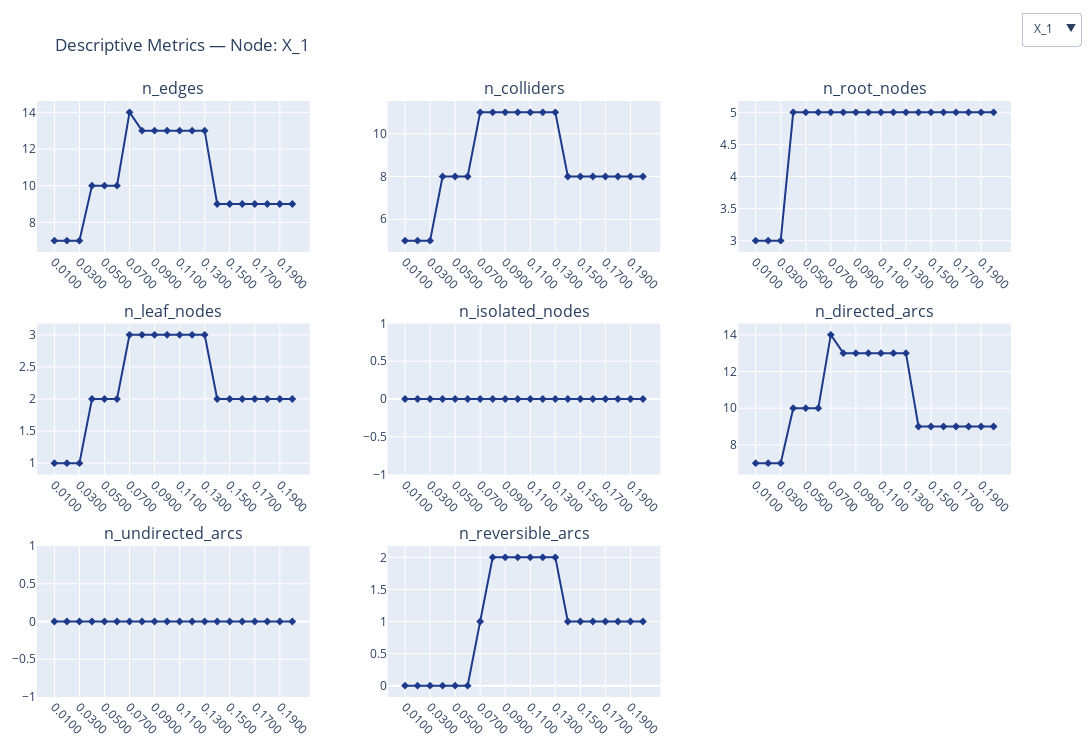

The cell this chart's notebook holds for it:
### Markdown cell above
The `compare_models_descriptive` function allows us to visualize descriptive metrics across a list of models, both for the global structure and for specific local structures of interest.

This function takes the following parameters:  
- A list of models  
- A list of model names  
- A list of node names  
- A list of Markov blankets to explore, in addition to the default full structure

Below is the output of the function for the full structure and the nodes `X_1`, `X_2`, and `X_3`.

### Code cell
compare_models_descriptive(list_of_dags=list_of_models, model_names=alphas, node_names=list(true_dag.nodes), mb_nodes=['X_1', 'X_2', 'X_3'])

### Figure 1 — Plotly figure (JSON) as saved in the notebook; plotly's stock layout.template omitted (floating-point values rounded to 4 significant figures)
{"data": [{"marker": {"color": "#1E3A8A", "symbol": "diamond"}, "mode": "lines+markers", "name": "All", "showlegend": false, "type": "scatter", "visible": false, "x": ["0.0100", "0.0200", "0.0300", "0.0400", "0.0500", "0.0600", "0.0700", "0.0800", "0.0900", "0.1000", "0.1100", "0.1200", "0.1300", "0.1400", "0.1500", "0.1600", "0.1700", "0.1800", "0.1900", "0.2000"], "xaxis": "x", "y": [54, 54, 54, 55, 56, 57, 59, 60, 60, 61, 60, 59, 60, 61, 62, 61, 63, 65, 65, 66], "yaxis": "y"}, {"marker": {"color": "#1E3A8A", "symbol": "diamond"}, "mode": "lines+markers", "name": "X_1", "showlegend": false, "type": "scatter", "visible": true, "x": ["0.0100", "0.0200", "0.0300", "0.0400", "0.0500", "0.0600", "0.0700", "0.0800", "0.0900", "0.1000", "0.1100", "0.1200", "0.1300", "0.1400", "0.1500", "0.1600", "0.1700", "0.1800", "0.1900", "0.2000"], "xaxis": "x", "y": [7, 7, 7, 10, 10, 10, 14, 13, 13, 13, 13, 13, 13, 9, 9, 9, 9, 9, 9, 9], "yaxis": "y"}, {"marker": {"color": "#1E3A8A", "symbol": "diamond"}, "mode": "lines+markers", "name": "X_2", "showlegend": false, "type": "scatter", "visible": false, "x": ["0.0100", "0.0200", "0.0300", "0.0400", "0.0500", "0.0600", "0.0700", "0.0800", "0.0900", "0.1000", "0.1100", "0.1200", "0.1300", "0.1400", "0.1500", "0.1600", "0.1700", "0.1800", "0.1900", "0.2000"], "xaxis": "x", "y": [4, 4, 4, 4, 4, 4, 4, 4, 3, 3, 3, 3, 3, 3, 3, 3, 3, 3, 3, 3], "yaxis": "y"}, {"marker": {"color": "#1E3A8A", "symbol": "diamond"}, "mode": "lines+markers", "name": "X_3", "showlegend": false, "type": "scatter", "visible": false, "x": ["0.0100", "0.0200", "0.0300", "0.0400", "0.0500", "0.0600", "0.0700", "0.0800", "0.0900", "0.1000", "0.1100", "0.1200", "0.1300", "0.1400", "0.1500", "0.1600", "0.1700", "0.1800", "0.1900", "0.2000"], "xaxis": "x", "y": [2, 2, 2, 2, 2, 2, 2, 2, 2, 2, 2, 2, 3, 3, 2, 2, 2, 2, 2, 2], "yaxis": "y"}, {"marker": {"color": "#1E3A8A", "symbol": "diamond"}, "mode": "lines+markers", "name": "All", "showlegend": false, "type": "scatter", "visible": false, "x": ["0.0100", "0.0200", "0.0300", "0.0400", "0.0500", "0.0600", "0.0700", "0.0800", "0.0900", "0.1000", "0.1100", "0.1200", "0.1300", "0.1400", "0.1500", "0.1600", "0.1700", "0.1800", "0.1900", "0.2000"], "xaxis": "x2", "y": [36, 34, 34, 36, 38, 39, 43, 43, 42, 41, 40, 41, 41, 40, 44, 42, 46, 48, 48, 49], "yaxis": "y2"}, {"marker": {"color": "#1E3A8A", "symbol": "diamond"}, "mode": "lines+markers", "name": "X_1", "showlegend": false, "type": "scatter", "visible": true, "x": ["0.0100", "0.0200", "0.0300", "0.0400", "0.0500", "0.0600", "0.0700", "0.0800", "0.0900", "0.1000", "0.1100", "0.1200", "0.1300", "0.1400", "0.1500", "0.1600", "0.1700", "0.1800", "0.1900", "0.2000"], "xaxis": "x2", "y": [5, 5, 5, 8, 8, 8, 11, 11, 11, 11, 11, 11, 11, 8, 8, 8, 8, 8, 8, 8], "yaxis": "y2"}, {"marker": {"color": "#1E3A8A", "symbol": "diamond"}, "mode": "lines+markers", "name": "X_2", "showlegend": false, "type": "scatter", "visible": false, "x": ["0.0100", "0.0200", "0.0300", "0.0400", "0.0500", "0.0600", "0.0700", "0.0800", "0.0900", "0.1000", "0.1100", "0.1200", "0.1300", "0.1400", "0.1500", "0.1600", "0.1700", "0.1800", "0.1900", "0.2000"], "xaxis": "x2", "y": [2, 2, 2, 2, 2, 2, 2, 2, 1, 1, 1, 1, 1, 1, 1, 1, 1, 1, 1, 1], "yaxis": "y2"}, {"marker": {"color": "#1E3A8A", "symbol": "diamond"}, "mode": "lines+markers", "name": "X_3", "showlegend": false, "type": "scatter", "visible": false, "x": ["0.0100", "0.0200", "0.0300", "0.0400", "0.0500", "0.0600", "0.0700", "0.0800", "0.0900", "0.1000", "0.1100", "0.1200", "0.1300", "0.1400", "0.1500", "0.1600", "0.1700", "0.1800", "0.1900", "0.2000"], "xaxis": "x2", "y": [0, 0, 0, 0, 0, 0, 0, 0, 0, 0, 0, 0, 3, 3, 0, 0, 0, 0, 0, 0], "yaxis": "y2"}, {"marker": {"color": "#1E3A8A", "symbol": "diamond"}, "mode": "lines+markers", "name": "All", "showlegend": false, "type": "scatter", "visible": false, "x": ["0.0100", "0.0200", "0.0300", "0.0400", "0.0500", "0.0600", "0.0700", "0.0800", "0.0900", "0.1000", "0.1100", "0.1200", "0.1300", "0.1400", "0.1500", "0.1600", "0.1700", "0.1800", "0.1900", "0.2000"], "xaxis": "x3", "y": [9, 8, 8, 8, 8, 8, 8, 7, 6, 6, 6, 7, 8, 7, 6, 6, 6, 5, 5, 5], "yaxis": "y3"}, {"marker": {"color": "#1E3A8A", "symbol": "diamond"}, "mode": "lines+markers", "name": "X_1", "showlegend": false, "type": "scatter", "visible": true, "x": ["0.0100", "0.0200", "0.0300", "0.0400", "0.0500", "0.0600", "0.0700", "0.0800", "0.0900", "0.1000", "0.1100", "0.1200", "0.1300", "0.1400", "0.1500", "0.1600", "0.1700", "0.1800", "0.1900", "0.2000"], "xaxis": "x3", "y": [3, 3, 3, 5, 5, 5, 5, 5, 5, 5, 5, 5, 5, 5, 5, 5, 5, 5, 5, 5], "yaxis": "y3"}, {"marker": {"color": "#1E3A8A", "symbol": "diamond"}, "mode": "lines+markers", "name": "X_2", "showlegend": false, "type": "scatter", "visible": false, "x": ["0.0100", "0.0200", "0.0300", "0.0400", "0.0500", "0.0600", "0.0700", "0.0800", "0.0900", "0.1000", "0.1100", "0.1200", "0.1300", "0.1400", "0.1500", "0.1600", "0.1700", "0.1800", "0.1900", "0.2000"], "xaxis": "x3", "y": [3, 3, 3, 3, 3, 3, 3, 3, 2, 2, 2, 2, 2, 2, 2, 2, 2, 2, 2, 2], "yaxis": "y3"}, {"marker": {"color": "#1E3A8A", "symbol": "diamond"}, "mode": "lines+markers", "name": "X_3", "showlegend": false, "type": "scatter", "visible": false, "x": ["0.0100", "0.0200", "0.0300", "0.0400", "0.0500", "0.0600", "0.0700", "0.0800", "0.0900", "0.1000", "0.1100", "0.1200", "0.1300", "0.1400", "0.1500", "0.1600", "0.1700", "0.1800", "0.1900", "0.2000"], "xaxis": "x3", "y": [0, 0, 0, 0, 0, 0, 0, 0, 0, 0, 0, 0, 3, 3, 0, 0, 0, 0, 0, 0], "yaxis": "y3"}, {"marker": {"color": "#1E3A8A", "symbol": "diamond"}, "mode": "lines+markers", "name": "All", "showlegend": false, "type": "scatter", "visible": false, "x": ["0.0100", "0.0200", "0.0300", "0.0400", "0.0500", "0.0600", "0.0700", "0.0800", "0.0900", "0.1000", "0.1100", "0.1200", "0.1300", "0.1400", "0.1500", "0.1600", "0.1700", "0.1800", "0.1900", "0.2000"], "xaxis": "x4", "y": [9, 10, 9, 9, 10, 11, 10, 10, 10, 11, 10, 10, 10, 10, 10, 10, 10, 9, 9, 8], "yaxis": "y4"}, {"marker": {"color": "#1E3A8A", "symbol": "diamond"}, "mode": "lines+markers", "name": "X_1", "showlegend": false, "type": "scatter", "visible": true, "x": ["0.0100", "0.0200", "0.0300", "0.0400", "0.0500", "0.0600", "0.0700", "0.0800", "0.0900", "0.1000", "0.1100", "0.1200", "0.1300", "0.1400", "0.1500", "0.1600", "0.1700", "0.1800", "0.1900", "0.2000"], "xaxis": "x4", "y": [1, 1, 1, 2, 2, 2, 3, 3, 3, 3, 3, 3, 3, 2, 2, 2, 2, 2, 2, 2], "yaxis": "y4"}, {"marker": {"color": "#1E3A8A", "symbol": "diamond"}, "mode": "lines+markers", "name": "X_2", "showlegend": false, "type": "scatter", "visible": false, "x": ["0.0100", "0.0200", "0.0300", "0.0400", "0.0500", "0.0600", "0.0700", "0.0800", "0.0900", "0.1000", "0.1100", "0.1200", "0.1300", "0.1400", "0.1500", "0.1600", "0.1700", "0.1800", "0.1900", "0.2000"], "xaxis": "x4", "y": [1, 1, 1, 1, 1, 1, 1, 1, 1, 1, 1, 1, 1, 1, 1, 1, 1, 1, 1, 1], "yaxis": "y4"}, {"marker": {"color": "#1E3A8A", "symbol": "diamond"}, "mode": "lines+markers", "name": "X_3", "showlegend": false, "type": "scatter", "visible": false, "x": ["0.0100", "0.0200", "0.0300", "0.0400", "0.0500", "0.0600", "0.0700", "0.0800", "0.0900", "0.1000", "0.1100", "0.1200", "0.1300", "0.1400", "0.1500", "0.1600", "0.1700", "0.1800", "0.1900", "0.2000"], "xaxis": "x4", "y": [0, 0, 0, 0, 0, 0, 0, 1, 1, 1, 1, 1, 1, 1, 1, 1, 1, 1, 1, 1], "yaxis": "y4"}, {"marker": {"color": "#1E3A8A", "symbol": "diamond"}, "mode": "lines+markers", "name": "All", "showlegend": false, "type": "scatter", "visible": false, "x": ["0.0100", "0.0200", "0.0300", "0.0400", "0.0500", "0.0600", "0.0700", "0.0800", "0.0900", "0.1000", "0.1100", "0.1200", "0.1300", "0.1400", "0.1500", "0.1600", "0.1700", "0.1800", "0.1900", "0.2000"], "xaxis": "x5", "y": [1, 1, 1, 1, 1, 1, 0, 0, 0, 0, 0, 0, 0, 0, 0, 0, 0, 0, 0, 0], "yaxis": "y5"}, {"marker": {"color": "#1E3A8A", "symbol": "diamond"}, "mode": "lines+markers", "name": "X_1", "showlegend": false, "type": "scatter", "visible": true, "x": ["0.0100", "0.0200", "0.0300", "0.0400", "0.0500", "0.0600", "0.0700", "0.0800", "0.0900", "0.1000", "0.1100", "0.1200", "0.1300", "0.1400", "0.1500", "0.1600", "0.1700", "0.1800", "0.1900", "0.2000"], "xaxis": "x5", "y": [0, 0, 0, 0, 0, 0, 0, 0, 0, 0, 0, 0, 0, 0, 0, 0, 0, 0, 0, 0], "yaxis": "y5"}, {"marker": {"color": "#1E3A8A", "symbol": "diamond"}, "mode": "lines+markers", "name": "X_2", "showlegend": false, "type": "scatter", "visible": false, "x": ["0.0100", "0.0200", "0.0300", "0.0400", "0.0500", "0.0600", "0.0700", "0.0800", "0.0900", "0.1000", "0.1100", "0.1200", "0.1300", "0.1400", "0.1500", "0.1600", "0.1700", "0.1800", "0.1900", "0.2000"], "xaxis": "x5", "y": [0, 0, 0, 0, 0, 0, 0, 0, 0, 0, 0, 0, 0, 0, 0, 0, 0, 0, 0, 0], "yaxis": "y5"}, {"marker": {"color": "#1E3A8A", "symbol": "diamond"}, "mode": "lines+markers", "name": "X_3", "showlegend": false, "type": "scatter", "visible": false, "x": ["0.0100", "0.0200", "0.0300", "0.0400", "0.0500", "0.0600", "0.0700", "0.0800", "0.0900", "0.1000", "0.1100", "0.1200", "0.1300", "0.1400", "0.1500", "0.1600", "0.1700", "0.1800", "0.1900", "0.2000"], "xaxis": "x5", "y": [0, 0, 0, 0, 0, 0, 0, 0, 0, 0, 0, 0, 0, 0, 0, 0, 0, 0, 0, 0], "yaxis": "y5"}, {"marker": {"color": "#1E3A8A", "symbol": "diamond"}, "mode": "lines+markers", "name": "All", "showlegend": false, "type": "scatter", "visible": false, "x": ["0.0100", "0.0200", "0.0300", "0.0400", "0.0500", "0.0600", "0.0700", "0.0800", "0.0900", "0.1000", "0.1100", "0.1200", "0.1300", "0.1400", "0.1500", "0.1600", "0.1700", "0.1800", "0.1900", "0.2000"], "xaxis": "x6", "y": [48, 48, 47, 48, 49, 51, 53, 55, 55, 57, 56, 55, 57, 58, 58, 57, 59, 61, 61, 62], "yaxis": "y6"}, {"marker": {"color": "#1E3A8A", "symbol": "diamond"}, "mode": "lines+markers", "name": "X_1", "showlegend": false, "type": "scatter", "visible": true, "x": ["0.0100", "0.0200", "0.0300", "0.0400", "0.0500", "0.0600", "0.0700", "0.0800", "0.0900", "0.1000", "0.1100", "0.1200", "0.1300", "0.1400", "0.1500", "0.1600", "0.1700", "0.1800", "0.1900", "0.2000"], "xaxis": "x6", "y": [7, 7, 7, 10, 10, 10, 14, 13, 13, 13, 13, 13, 13, 9, 9, 9, 9, 9, 9, 9], "yaxis": "y6"}, {"marker": {"color": "#1E3A8A", "symbol": "diamond"}, "mode": "lines+markers", "name": "X_2", "showlegend": false, "type": "scatter", "visible": false, "x": ["0.0100", "0.0200", "0.0300", "0.0400", "0.0500", "0.0600", "0.0700", "0.0800", "0.0900", "0.1000", "0.1100", "0.1200", "0.1300", "0.1400", "0.1500", "0.1600", "0.1700", "0.1800", "0.1900", "0.2000"], "xaxis": "x6", "y": [4, 4, 4, 4, 4, 4, 4, 4, 3, 3, 3, 3, 3, 3, 3, 3, 3, 3, 3, 3], "yaxis": "y6"}, {"marker": {"color": "#1E3A8A", "symbol": "diamond"}, "mode": "lines+markers", "name": "X_3", "showlegend": false, "type": "scatter", "visible": false, "x": ["0.0100", "0.0200", "0.0300", "0.0400", "0.0500", "0.0600", "0.0700", "0.0800", "0.0900", "0.1000", "0.1100", "0.1200", "0.1300", "0.1400", "0.1500", "0.1600", "0.1700", "0.1800", "0.1900", "0.2000"], "xaxis": "x6", "y": [0, 0, 0, 0, 0, 0, 0, 1, 1, 1, 1, 1, 3, 3, 1, 1, 1, 1, 1, 1], "yaxis": "y6"}, {"marker": {"color": "#1E3A8A", "symbol": "diamond"}, "mode": "lines+markers", "name": "All", "showlegend": false, "type": "scatter", "visible": false, "x": ["0.0100", "0.0200", "0.0300", "0.0400", "0.0500", "0.0600", "0.0700", "0.0800", "0.0900", "0.1000", "0.1100", "0.1200", "0.1300", "0.1400", "0.1500", "0.1600", "0.1700", "0.1800", "0.1900", "0.2000"], "xaxis": "x7", "y": [6, 6, 7, 7, 7, 6, 6, 5, 5, 4, 4, 4, 3, 3, 4, 4, 4, 4, 4, 4], "yaxis": "y7"}, {"marker": {"color": "#1E3A8A", "symbol": "diamond"}, "mode": "lines+markers", "name": "X_1", "showlegend": false, "type": "scatter", "visible": true, "x": ["0.0100", "0.0200", "0.0300", "0.0400", "0.0500", "0.0600", "0.0700", "0.0800", "0.0900", "0.1000", "0.1100", "0.1200", "0.1300", "0.1400", "0.1500", "0.1600", "0.1700", "0.1800", "0.1900", "0.2000"], "xaxis": "x7", "y": [0, 0, 0, 0, 0, 0, 0, 0, 0, 0, 0, 0, 0, 0, 0, 0, 0, 0, 0, 0], "yaxis": "y7"}, {"marker": {"color": "#1E3A8A", "symbol": "diamond"}, "mode": "lines+markers", "name": "X_2", "showlegend": false, "type": "scatter", "visible": false, "x": ["0.0100", "0.0200", "0.0300", "0.0400", "0.0500", "0.0600", "0.0700", "0.0800", "0.0900", "0.1000", "0.1100", "0.1200", "0.1300", "0.1400", "0.1500", "0.1600", "0.1700", "0.1800", "0.1900", "0.2000"], "xaxis": "x7", "y": [0, 0, 0, 0, 0, 0, 0, 0, 0, 0, 0, 0, 0, 0, 0, 0, 0, 0, 0, 0], "yaxis": "y7"}, {"marker": {"color": "#1E3A8A", "symbol": "diamond"}, "mode": "lines+markers", "name": "X_3", "showlegend": false, "type": "scatter", "visible": false, "x": ["0.0100", "0.0200", "0.0300", "0.0400", "0.0500", "0.0600", "0.0700", "0.0800", "0.0900", "0.1000", "0.1100", "0.1200", "0.1300", "0.1400", "0.1500", "0.1600", "0.1700", "0.1800", "0.1900", "0.2000"], "xaxis": "x7", "y": [2, 2, 2, 2, 2, 2, 2, 1, 1, 1, 1, 1, 0, 0, 1, 1, 1, 1, 1, 1], "yaxis": "y7"}, {"marker": {"color": "#1E3A8A", "symbol": "diamond"}, "mode": "lines+markers", "name": "All", "showlegend": false, "type": "scatter", "visible": false, "x": ["0.0100", "0.0200", "0.0300", "0.0400", "0.0500", "0.0600", "0.0700", "0.0800", "0.0900", "0.1000", "0.1100", "0.1200", "0.1300", "0.1400", "0.1500", "0.1600", "0.1700", "0.1800", "0.1900", "0.2000"], "xaxis": "x8", "y": [3, 4, 3, 3, 5, 5, 5, 6, 8, 9, 8, 8, 8, 7, 7, 7, 7, 8, 8, 8], "yaxis": "y8"}, {"marker": {"color": "#1E3A8A", "symbol": "diamond"}, "mode": "lines+markers", "name": "X_1", "showlegend": false, "type": "scatter", "visible": true, "x": ["0.0100", "0.0200", "0.0300", "0.0400", "0.0500", "0.0600", "0.0700", "0.0800", "0.0900", "0.1000", "0.1100", "0.1200", "0.1300", "0.1400", "0.1500", "0.1600", "0.1700", "0.1800", "0.1900", "0.2000"], "xaxis": "x8", "y": [0, 0, 0, 0, 0, 0, 1, 2, 2, 2, 2, 2, 2, 1, 1, 1, 1, 1, 1, 1], "yaxis": "y8"}, {"marker": {"color": "#1E3A8A", "symbol": "diamond"}, "mode": "lines+markers", "name": "X_2", "showlegend": false, "type": "scatter", "visible": false, "x": ["0.0100", "0.0200", "0.0300", "0.0400", "0.0500", "0.0600", "0.0700", "0.0800", "0.0900", "0.1000", "0.1100", "0.1200", "0.1300", "0.1400", "0.1500", "0.1600", "0.1700", "0.1800", "0.1900", "0.2000"], "xaxis": "x8", "y": [0, 0, 0, 0, 0, 0, 0, 0, 1, 1, 1, 1, 1, 1, 1, 1, 1, 1, 1, 1], "yaxis": "y8"}, {"marker": {"color": "#1E3A8A", "symbol": "diamond"}, "mode": "lines+markers", "name": "X_3", "showlegend": false, "type": "scatter", "visible": false, "x": ["0.0100", "0.0200", "0.0300", "0.0400", "0.0500", "0.0600", "0.0700", "0.0800", "0.0900", "0.1000", "0.1100", "0.1200", "0.1300", "0.1400", "0.1500", "0.1600", "0.1700", "0.1800", "0.1900", "0.2000"], "xaxis": "x8", "y": [0, 0, 0, 0, 0, 0, 0, 1, 1, 1, 1, 1, 0, 0, 1, 1, 1, 1, 1, 1], "yaxis": "y8"}], "layout": {"annotations": [{"font": {"size": 16}, "showarrow": false, "text": "n_edges", "x": 0.14, "xanchor": "center", "xref": "paper", "y": 1, "yanchor": "bottom", "yref": "paper"}, {"font": {"size": 16}, "showarrow": false, "text": "n_colliders", "x": 0.5, "xanchor": "center", "xref": "paper", "y": 1, "yanchor": "bottom", "yref": "paper"}, {"font": {"size": 16}, "showarrow": false, "text": "n_root_nodes", "x": 0.86, "xanchor": "center", "xref": "paper", "y": 1, "yanchor": "bottom", "yref": "paper"}, {"font": {"size": 16}, "showarrow": false, "text": "n_leaf_nodes", "x": 0.14, "xanchor": "center", "xref": "paper", "y": 0.6267, "yanchor": "bottom", "yref": "paper"}, {"font": {"size": 16}, "showarrow": false, "text": "n_isolated_nodes", "x": 0.5, "xanchor": "center", "xref": "paper", "y": 0.6267, "yanchor": "bottom", "yref": "paper"}, {"font": {"size": 16}, "showarrow": false, "text": "n_directed_arcs", "x": 0.86, "xanchor": "center", "xref": "paper", "y": 0.6267, "yanchor": "bottom", "yref": "paper"}, {"font": {"size": 16}, "showarrow": false, "text": "n_undirected_arcs", "x": 0.14, "xanchor": "center", "xref": "paper", "y": 0.2533, "yanchor": "bottom", "yref": "paper"}, {"font": {"size": 16}, "showarrow": false, "text": "n_reversible_arcs", "x": 0.5, "xanchor": "center", "xref": "paper", "y": 0.2533, "yanchor": "bottom", "yref": "paper"}], "height": 750, "margin": {"b": 40, "l": 20, "r": 20, "t": 80}, "title": {"text": "Descriptive Metrics — Node: X_1"}, "updatemenus": [{"active": 1, "buttons": [{"args": [{"visible": [true, false, false, false, true, false, false, false, true, false, false, false, true, false, false, false, true, false, false, false, true, false, false, false, true, false, false, false, true, false, false, false]}, {"title": "Descriptive Metrics — Node: All"}], "label": "All", "method": "update"}, {"args": [{"visible": [false, true, false, false, false, true, false, false, false, true, false, false, false, true, false, false, false, true, false, false, false, true, false, false, false, true, false, false, false, true, false, false]}, {"title": "Descriptive Metrics — Node: X_1"}], "label": "X_1", "method": "update"}, {"args": [{"visible": [false, false, true, false, false, false, true, false, false, false, true, false, false, false, true, false, false, false, true, false, false, false, true, false, false, false, true, false, false, false, true, false]}, {"title": "Descriptive Metrics — Node: X_2"}], "label": "X_2", "method": "update"}, {"args": [{"visible": [false, false, false, true, false, false, false, true, false, false, false, true, false, false, false, true, false, false, false, true, false, false, false, true, false, false, false, true, false, false, false, true]}, {"title": "Descriptive Metrics — Node: X_3"}], "label": "X_3", "method": "update"}], "direction": "down", "x": 1.01, "xanchor": "left", "y": 1.15, "yanchor": "top"}], "width": 1200, "xaxis": {"anchor": "y", "autorange": true, "domain": [0, 0.28], "range": [-1.357, 20.36], "tickangle": 45, "type": "category"}, "xaxis2": {"anchor": "y2", "autorange": true, "domain": [0.36, 0.64], "range": [-1.357, 20.36], "tickangle": 45, "type": "category"}, "xaxis3": {"anchor": "y3", "autorange": true, "domain": [0.72, 1], "range": [-1.357, 20.36], "tickangle": 45, "type": "category"}, "xaxis4": {"anchor": "y4", "autorange": true, "domain": [0, 0.28], "range": [-1.357, 20.36], "tickangle": 45, "type": "category"}, "xaxis5": {"anchor": "y5", "autorange": true, "domain": [0.36, 0.64], "range": [-1.357, 20.36], "tickangle": 45, "type": "category"}, "xaxis6": {"anchor": "y6", "autorange": true, "domain": [0.72, 1], "range": [-1.357, 20.36], "tickangle": 45, "type": "category"}, "xaxis7": {"anchor": "y7", "autorange": true, "domain": [0, 0.28], "range": [-1.357, 20.36], "tickangle": 45, "type": "category"}, "xaxis8": {"anchor": "y8", "autorange": true, "domain": [0.36, 0.64], "range": [-1.357, 20.36], "tickangle": 45, "type": "category"}, "xaxis9": {"anchor": "y9", "domain": [0.72, 1], "tickangle": 45}, "yaxis": {"anchor": "x", "autorange": true, "domain": [0.7467, 1], "range": [6.383, 14.62], "type": "linear"}, "yaxis2": {"anchor": "x2", "autorange": true, "domain": [0.7467, 1], "range": [4.471, 11.53], "type": "linear"}, "yaxis3": {"anchor": "x3", "autorange": true, "domain": [0.7467, 1], "range": [2.824, 5.176], "type": "linear"}, "yaxis4": {"anchor": "x4", "autorange": true, "domain": [0.3733, 0.6267], "range": [0.8236, 3.176], "type": "linear"}, "yaxis5": {"anchor": "x5", "autorange": true, "domain": [0.3733, 0.6267], "range": [-1, 1], "type": "linear"}, "yaxis6": {"anchor": "x6", "autorange": true, "domain": [0.3733, 0.6267], "range": [6.383, 14.62], "type": "linear"}, "yaxis7": {"anchor": "x7", "autorange": true, "domain": [0, 0.2533], "range": [-1, 1], "type": "linear"}, "yaxis8": {"anchor": "x8", "autorange": true, "domain": [0, 0.2533], "range": [-0.1764, 2.176], "type": "linear"}, "yaxis9": {"anchor": "x9", "domain": [0, 0.2533]}}}
